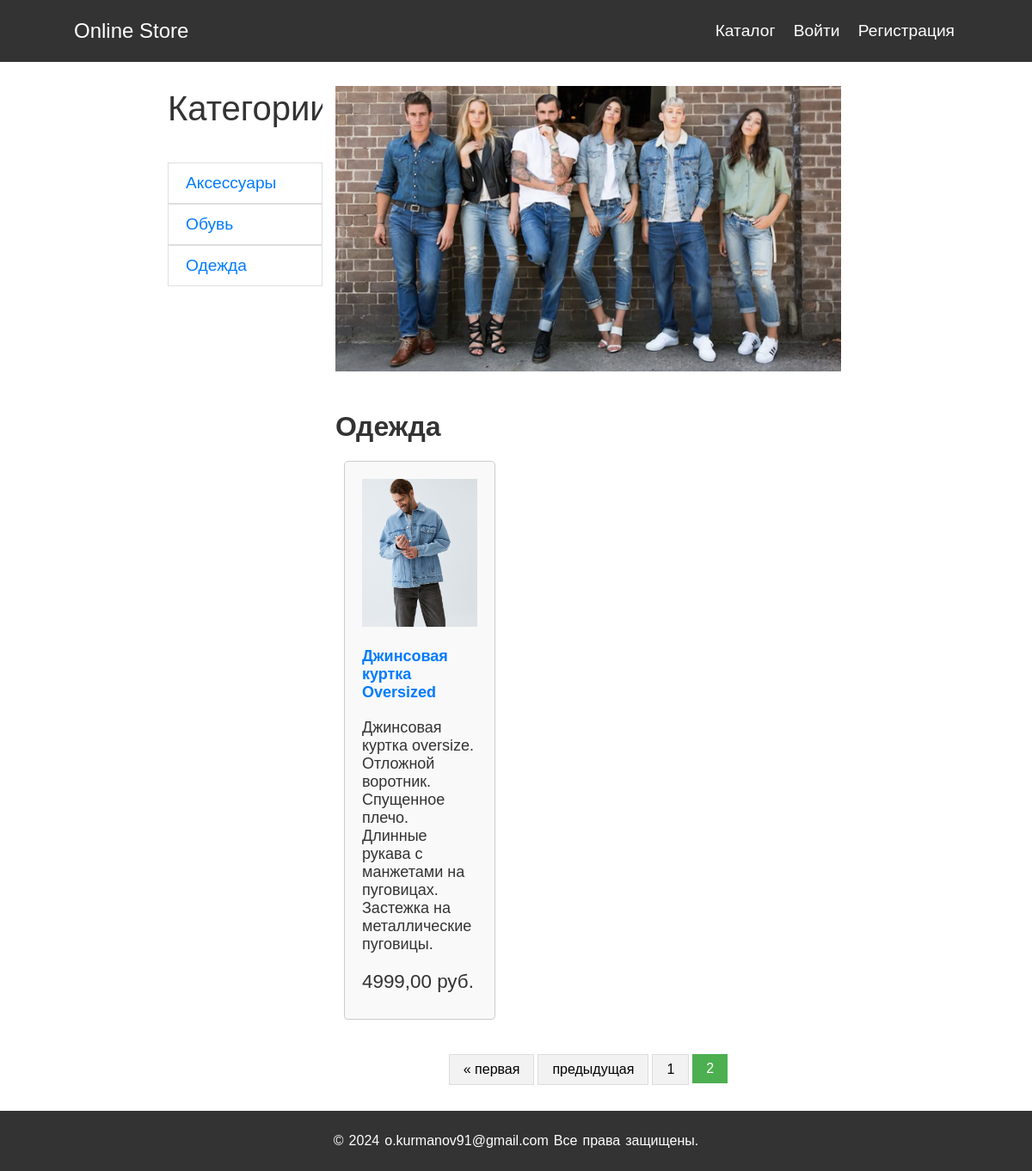
The page /products/catalog/odezhda/?page=2 on the database its author committed.
### products/models.py (models this page shows, shortened)
class Category(models.Model):
    name = models.CharField(max_length=255, unique=True)
    slug = models.SlugField(max_length=255, unique=True)
    class Meta:
        ordering = ('name',)
        verbose_name = "Категория"
        verbose_name_plural = "Категории"

class Product(models.Model):
    name = models.CharField(max_length=255, verbose_name='Продукт')
    description = models.TextField(blank=True, verbose_name='Описание')
    price = models.DecimalField(max_digits=8, decimal_places=2, verbose_name='Цена')
    image = models.ImageField(upload_to='products_images', verbose_name='Фото')
    category = models.ForeignKey(
        to=Category, on_delete=models.CASCADE, verbose_name='Категория', related_name='products'
    )
    class Meta:
        verbose_name = "Продукт"
        verbose_name_plural = "Продукты"
        ordering = ('name', )

### products/views.py (the view)
# urls.py: path('catalog/<slug:slug>/', CatalogView.as_view(), name='category_by_slug'),
class CatalogView(ListView):
    model = Product
    template_name = 'products/catalog.html'
    context_object_name = 'products'
    paginate_by = 3
    def setup(self, request, *args, **kwargs):
        super().setup(request, *args, **kwargs)
        self.categories = Category.objects.all()
        self.title = 'Каталог товаров'
    def get_queryset(self):
        slug = self.kwargs.get('slug')
        if slug:
            category = get_object_or_404(self.categories, slug=slug)  # Получаем категорию по слагу из списка категорий
            self.title = category.name
            return Product.objects.filter(inventory__quantity__gt=0, category=category).annotate(
                num_products=Count('id')).order_by('id')
        return Product.objects.filter(inventory__quantity__gt=0).annotate(num_products=Count('id')).order_by('id')
    def get_context_data(self, **kwargs):
        context = super().get_context_data(**kwargs)
        context['title'] = self.title
        context['categories'] = self.categories
        self.request.session['catalog_url'] = self.request.get_full_path()
        return context

### products/templates/products/catalog.html (shortened to what this page needs)
{% extends 'products/base.html' %}
{% load static %}
{% block css %}
    <link rel="stylesheet" href="{% static 'products/css/catalog.css' %}">
{% endblock %}
{% block content %}
    <div class="content">
        <div class="category-container">
            <div class="category-header">
                Категории
            </div>
            <div class="category-list">
                <ul>
                    {% for category in categories %}
                        <li><a href="{% url 'OnlineStore_products:category_by_slug' category.slug %}">{{ category.name }}</a></li>
                    {% endfor %}
                </ul>
            </div>
        </div>
        <div class="advertisement-and-products">
            <div class="advertisement">
                <img src="{% static 'products/img/category.jpg' %}" alt="Рекламное изображение">
            </div>
            <h1>{{ title }}</h1>
            {% if products %}
                <div class="product-list">
                    {% for product in products %}
                    <div class="product-container">
                        <div class="product">
                            <a href="{{ product.id }}"><img src="{{ product.image.url }}" alt=""></a>
                            <h2><a href="{{ product.id }}">{{ product.name }}</a></h2>
                            <p>{{ product.description }}</p>
                            <p>{{ product.price }} руб.</p>
                        </div>
                    </div>
                    {% endfor %}
                </div>
                <div class="pagination">
                    <span class="step-links">
                        {% if page_obj.has_previous %}
                            <a href="?page=1">&laquo; первая</a>
                            <a href="?page={{ page_obj.previous_page_number }}">предыдущая</a>
                        {% endif %}
                        {% for page in page_obj.paginator.page_range %}
                            {% if page == page_obj.number %}
                                <span class="current">{{ page }}</span>
                            {% elif page >= page_obj.number|add:-2 and page <= page_obj.number|add:2  %}
                                <a href="?page={{ page }}">{{ page }}</a>
                            {% endif %}
                        {% endfor %}
                    </span>
                </div>
            {% else %}
                <h1>К сожалению, в данном разделе нет товара =(</h1>
            {% endif %}
        </div>
    </div>
{% endblock %}

### products/static/products/css/base.css (style rules this page uses)
body { font-family: Arial, sans-serif; margin: 0; padding: 0; }
* { overflow: auto; }

### products/static/products/css/catalog.css (style rules this page uses)
.content { max-width: 70%; margin-right: auto; margin-left: auto; display: flex; flex-wrap: wrap; margin-top: 80px; }
.category-container { width: 15%; margin-bottom: 20px; padding-right: 15px; padding-left: 15px; position: fixed; top: 80px; }
.category-header { margin-top: 1.5rem !important; margin-bottom: 1.5rem !important; font-size: 2.5rem; color: #333; }
.category-list li { border: 1px solid rgba(0,0,0,.125); padding: .75rem 1.25rem; }
.category-list ul { list-style: none; padding: 0; }
.category-list a { font-size: 1.2rem; text-decoration: none; color: #007bff; }
.advertisement-and-products { flex: 0 0 70%; display: flex; flex-direction: column; margin-top: 20px; margin-bottom: 100px; margin-left: 25%; }
.advertisement-and-products h1 { color: #333; }
.advertisement img { width: 100%; height: auto; margin-bottom: 20px; }
.product-list { display: flex; flex-wrap: wrap; justify-content: flex-start; }
.product-container { width: calc(33.33% - 20px); margin-right: 10px; margin-left: 10px; margin-bottom: 20px; max-width: 33.333333%; }
.product { height: 100% !important; padding: 20px; background-color: #f9f9f9; border: 1px solid #ccc; border-radius: 5px; box-shadow: 0 2px 4px rgba(0, 0, 0, 0.1); box-sizing: border-box; }
.product h2 { margin-top: 0; margin-bottom: 10px; font-size: 18px; color: #333; }
.product p { margin: 0; color: #333; padding: 10px 0px; font-size: 18px; }
.product p:nth-of-type(2) { font-size: 1.4em; }
.product a { text-decoration: none; color: #007bff; font-weight: bold; }
.product img { max-width: 100%; height: auto; padding-bottom: 20px; }
.pagination { display: inline-block; margin-top: 20px; margin-left: auto; margin-right: auto; }
.pagination a { color: black; float: left; padding: 8px 16px; text-decoration: none; transition: background-color .3s; }
.pagination span.current { background-color: #4CAF50; color: white; float: left; padding: 8px 16px; }
.pagination .step-links { text-align: center; margin-bottom: 20px; }
.pagination .step-links a { display: inline-block; margin-right: 4px; background-color: #f2f2f2; color: black; border: 1px solid #ddd; padding: 8px 16px; text-decoration: none; }

### rows shown on the page
Category: name "Аксессуары"
Category: name "Обувь"
Category: name "Одежда"
Product: image (picture), name "Джинсовая куртка Oversized", description "Джинсовая куртка oversize. Отложной воротник. Спущенное плечо. Длинные рукава с манжетами на пуговицах. Застежка на металлические пуговицы.", price "4999,00"

### other values the page prints
{{ page }} "1"
{{ page }} "2"
